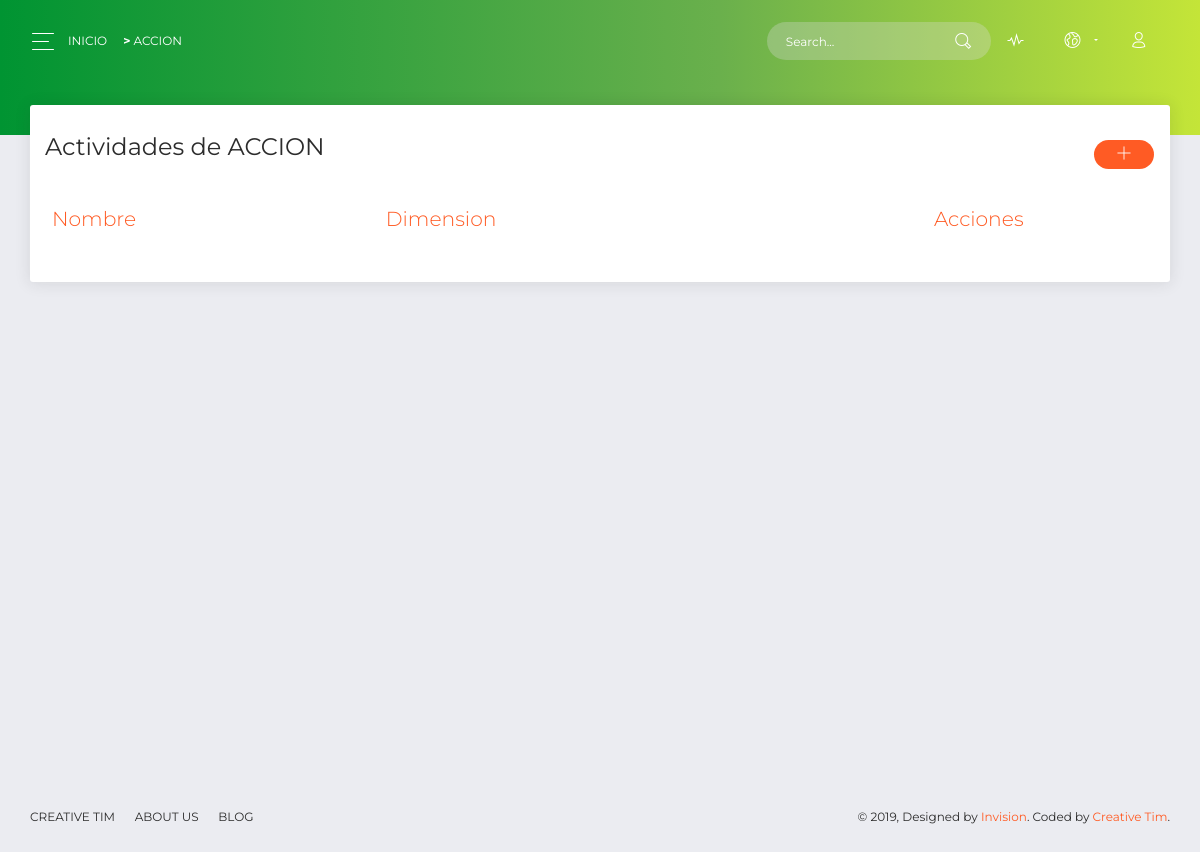
/?c=accion (signed in), run on an earlier commit of the app's database.
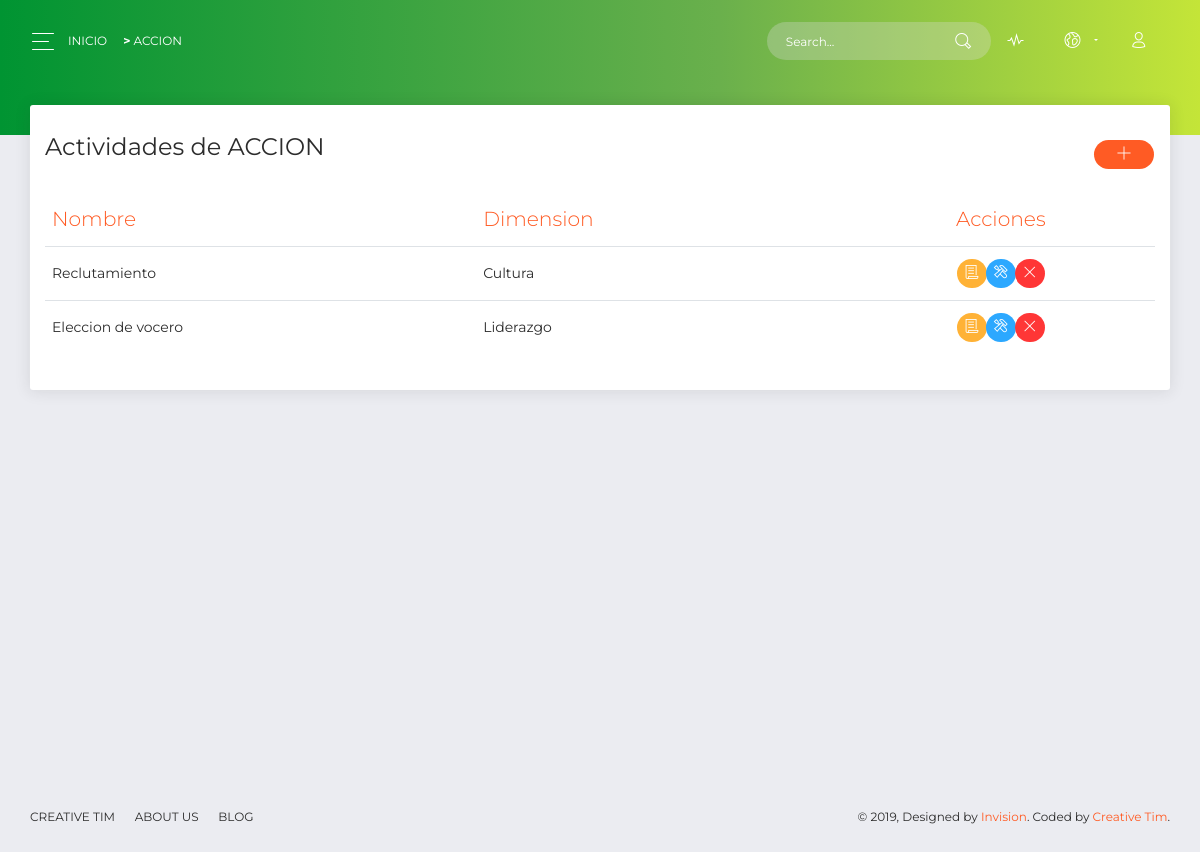
And on a later commit of the database.
### tables this page shows
CREATE TABLE `acciones` (
  `id` int(11) NOT NULL,
  `name` varchar(50) NOT NULL,
  `dimension_id` int(11) NOT NULL
);

CREATE TABLE `dimensiones` (
  `id` int(11) NOT NULL,
  `name` varchar(50) NOT NULL
);

### controller/accion.controller.php (called while the page is built, shortened)
<?php
require_once 'model/accion.php';
class accionController
{
    public function __CONSTRUCT()
    {
        $this->model = new accion();
    }
    public function Index()
    {
        require_once 'view/header.php';
        require_once 'view/accion/accion.php';
        require_once 'view/footer.php';
    }
}

### model/database.php (called while the page is built)
<?php
class Database
{
    public static function StartUp()
    {
        $pdo = new PDO('mysql:host=localhost;dbname=bienestar;charset=utf8', 'root', '');
        $pdo->setAttribute(PDO::ATTR_ERRMODE, PDO::ERRMODE_EXCEPTION);
        return $pdo;
    }
}

### model/accion.php (called while the page is built, shortened)
<?php
class accion
{
    private $pdo;
    public function __CONSTRUCT()
    {
        try {
            $this->pdo = Database::StartUp();
        } catch (Exception $e) {
            die($e->getMessage());
        }
    }
    public function Listar()
    {
        try {
            $stm = $this->pdo->prepare("SELECT
                acciones.id,
                acciones.name,
                dimensiones.id as dim_id,
                dimensiones.name as dim_name
                FROM acciones
                INNER JOIN dimensiones on dimension_id=dimensiones.id");
            $stm->execute();
            return $stm->fetchAll(PDO::FETCH_OBJ);
            die;
        } catch (Exception $e) {
            die($e->getMessage());
        }
    }
}

### view/accion/accion.php (the view, shortened to what this page needs)
<div class="panel-header panel-header-sm">
</div>
<div class="content">
    <div class="row">
        <div class="col-md-12">
            <div class="card">
                <div class="card-header">
                    <h4 class="card-title"> Actividades de
                        <?= strtoupper($_REQUEST['c']); ?><a class="btn btn-sm btn-primary btn-round pull-right" href="?c=accion&a=Crud&v=<?= isset($_REQUEST['v']) ? $_REQUEST['v'] : ""; ?>"><i class="now-ui-icons ui-1_simple-add"></i></a>
                    </h4>
                </div>
                <div class="card-body">
                    <div class="table-responsive">
                        <table class="table">
                            <thead class=" text-primary">
                                <th>
                                    Nombre
                                </th>
                                <th>
                                    Dimension
                                </th>
                                <th class="text-center">
                                    Acciones
                                </th>
                            </thead>
                            <tbody>
                                <?php foreach ($this->model->Listar() as $r) : ?>
                                <tr>
                                    <td>
                                        <?php echo $r->name; ?>
                                    </td>
                                    <td>
                                        <?php echo $r->dim_name; ?>
                                    </td>
                                    <td class="text-center">
                                        <div class="btn-group btn-group-sm btn-group-round" role="group" aria-label="Basic example">
                                            <button type="button" class="btn btn-sm btn-warning btn-round " onclick="passValue(<?= $r->id ?>)" data-toggle="modal" data-target="#myModal2">
                                                <i class="now-ui-icons files_paper "></i>
                                            </button>
                                            <a type=button" class="btn btn-sm btn-info btn-round" href="?c=accion&a=Crud&id=<?php echo $r->id; ?>&v=<?= $_REQUEST['v']; ?>">
                                                <i class="now-ui-icons ui-2_settings-90"></i>
                                            </a>
                                            <button type="button" class="btn btn-sm btn-danger btn-round" onclick="passValue(<?= $r->id ?>)" data-toggle="modal" data-target="#myModal1">
                                                <i class="now-ui-icons ui-1_simple-remove"></i>
                                            </button>
                                        </div>
                                    </td>
                                </tr>
                                <?php endforeach; ?>
                            </tbody>
                        </table>
                    </div>
                </div>
            </div>
        </div>
    </div>
</div>

What changed in the data, as far as the page shows it:
added acciones: name "Reclutamiento", dimension.name "Cultura"
added acciones: name "Eleccion de vocero", dimension.name "Liderazgo"
